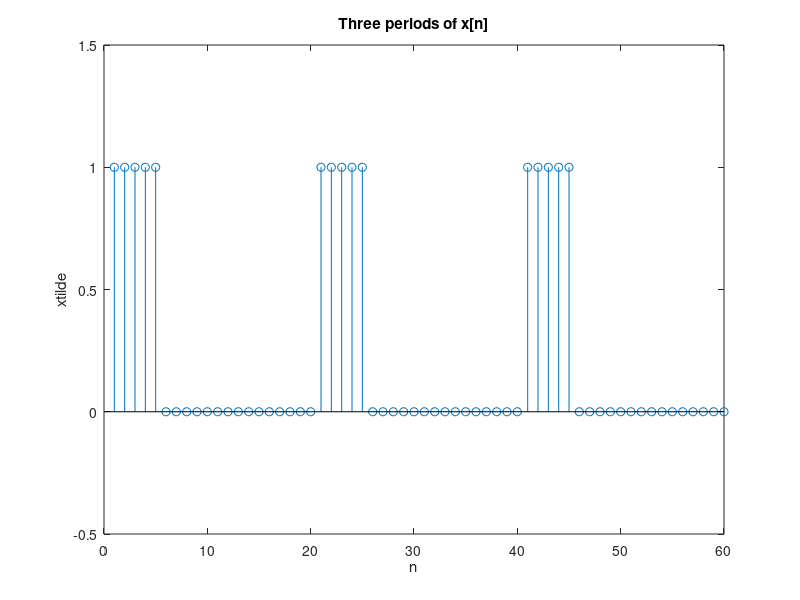

Write MATLAB code to recreate this figure. (Note: this script raises an error after producing the figure.)
clear all
L = 5; N = 20; k = [-N/2:N/2]; % Sq wave parameters
xn = [ones(1,L), zeros(1,N-L)]; % Sq wave x[n]
% Plot 3 cycles of sq wave
stem([xn,xn,xn])
axis([0,60,-0.5,1.5])
title('Three periods of x[n]')
xlabel('n'), ylabel('xtilde')
%% 
% Compute and plot Discrete Fourier Series $X(k)$ of $x[n]$

Xk = dfs(xn, N);                        % DFS
magXk = abs([Xk(N/2+1:N) Xk(1:N/2+1)]); % DFS magnitude
subplot(2,2,1); stem(k,magXk); axis([-N/2,N/2,-0.5,5.5])
xlabel('k'), ylabel('X[k])')
title('DFS of Sq. Wave: L=5, N=20')

%% 
% $$L=5, N= 40$$

L = 5; N = 40; k = [-N/2:N/2]; % Sq wave parameters
xn = [ones(1,L), zeros(1,N-L)]; % Sq wave x[n]Xk = dfs(xn, N);                        % DFS
Xk = dfs(xn, N);                        % DFS
magXk = abs([Xk(N/2+1:N) Xk(1:N/2+1)]); % DFS magnitude
subplot(2,2,2); stem(k,magXk); axis([-N/2,N/2,-0.5,5.5])
xlabel('k'), ylabel('X[k])')
title('DFS of Sq. Wave: L=5, N=40')
%% 
% $$L=5, N= 60$$

L = 5; N = 60; k = [-N/2:N/2]; % Sq wave parameters
xn = [ones(1,L), zeros(1,N-L)]; % Sq wave x[n]Xk = dfs(xn, N);                        % DFS
Xk = dfs(xn, N);                        % DFS                       % DFS
magXk = abs([Xk(N/2+1:N) Xk(1:N/2+1)]); % DFS magnitude
subplot(2,2,3); stem(k,magXk); axis([-N/2,N/2,-0.5,5.5])
xlabel('k'), ylabel('X[k])')
title('DFS of Sq. Wave: L=5, N=60')
%% 
% $$L=7, N= 60$$

L = 7; N = 60; k = [-N/2:N/2]; % Sq wave parameters
xn = [ones(1,L), zeros(1,N-L)]; % Sq wave x[n]Xk = dfs(xn, N);                        % DFS
Xk = dfs(xn, N);                        % DFS
magXk = abs([Xk(N/2+1:N) Xk(1:N/2+1)]); % DFS magnitude
subplot(2,2,4); stem(k,magXk); axis([-N/2,N/2,-0.5,7.5])
xlabel('k'), ylabel('X[k])')
title('DFS of Sq. Wave: L=7, N=60')
